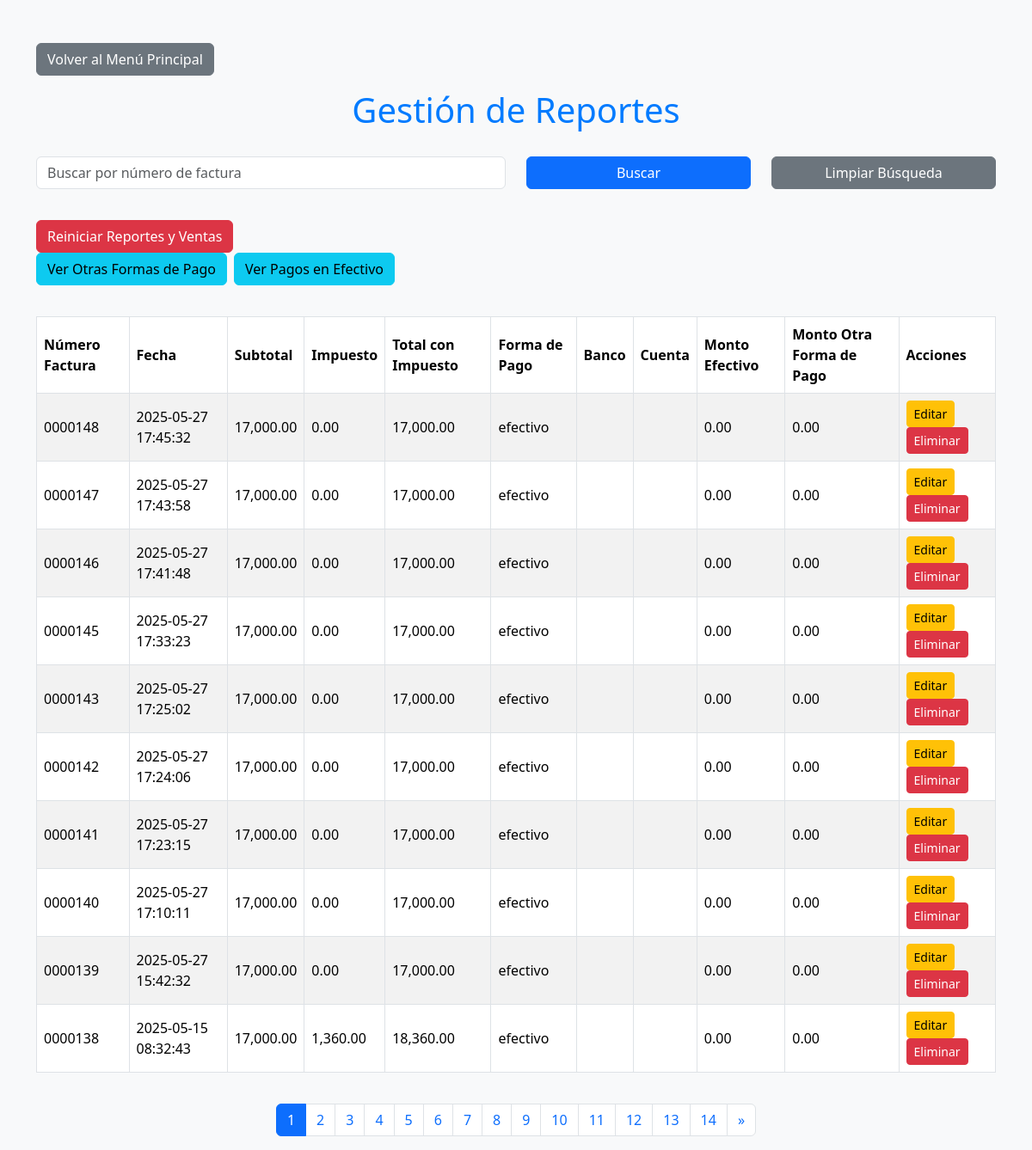
The app's page /reportes.php with its own data.
### tables this page shows
CREATE TABLE `reportes` (
  `id` int(11) NOT NULL AUTO_INCREMENT,
  `venta_id` int(11) NOT NULL,
  `cliente_id` int(11) DEFAULT NULL,
  `numero_factura` varchar(50) NOT NULL,
  `fecha` datetime NOT NULL,
  `total` decimal(10,2) NOT NULL,
  `impuesto` decimal(10,2) NOT NULL,
  `total_con_impuesto` decimal(10,2) NOT NULL,
  `forma_pago_id` int(11) DEFAULT NULL,
  `subtotal` decimal(10,2) NOT NULL,
  `banco` varchar(255) DEFAULT NULL,
  `cuenta` varchar(255) DEFAULT NULL,
  `monto_efectivo` decimal(10,2) DEFAULT 0.00,
  `monto_otra_forma_pago` decimal(10,2) DEFAULT 0.00,
  PRIMARY KEY (`id`),
  UNIQUE KEY `numero_factura` (`numero_factura`),
  KEY `venta_id` (`venta_id`)
);

CREATE TABLE `formas_pago` (
  `id` int(11) NOT NULL AUTO_INCREMENT,
  `tipo` enum('efectivo','transferencia') NOT NULL,
  `banco` varchar(255) DEFAULT NULL,
  `cuenta` varchar(255) DEFAULT NULL,
  PRIMARY KEY (`id`)
);

### reportes.php (the view, shortened to what this page needs)
<?php
$mysqli = new mysqli("localhost", "root", "", "marci");
$registros_por_pagina = 10;
$pagina = isset($_GET['pagina']) ? (int)$_GET['pagina'] : 1;
$offset = ($pagina - 1) * $registros_por_pagina;
$query_total = "SELECT COUNT(*) as total FROM reportes";
$result_total = $mysqli->query($query_total);
$total_registros = $result_total->fetch_assoc()['total'];
$total_paginas = ceil($total_registros / $registros_por_pagina);
$numero_factura_buscar = isset($_GET['numero_factura_buscar']) ? $_GET['numero_factura_buscar'] : '';
$query = "SELECT r.id, r.numero_factura, r.fecha, r.subtotal, r.impuesto, r.total_con_impuesto, f.tipo, f.banco, f.cuenta, r.monto_efectivo, r.monto_otra_forma_pago
          FROM reportes r
          LEFT JOIN formas_pago f ON r.forma_pago_id = f.id
          WHERE r.numero_factura LIKE '%$numero_factura_buscar%'
          ORDER BY r.fecha DESC
          LIMIT $offset, $registros_por_pagina";
$result = $mysqli->query($query);
?>
<!DOCTYPE html>
<html lang="es">
<head>
    <link href="boot/bootstrap.min.css" rel="stylesheet">
</head>
<body>
    <div class="container">
        <a href="index.php" class="btn btn-secondary mb-3">Volver al Menú Principal</a>
        <h1>Gestión de Reportes</h1>
        <form method="GET" class="mb-3">
            <div class="row">
                <div class="col-md-6">
                    <input type="text" name="numero_factura_buscar" class="form-control" placeholder="Buscar por número de factura" value="<?php echo htmlspecialchars($numero_factura_buscar); ?>">
                </div>
                <div class="col-md-3">
                    <button type="submit" class="btn btn-primary w-100">Buscar</button>
                </div>
                <div class="col-md-3">
                    <a href="reportes.php" class="btn btn-secondary w-100">Limpiar Búsqueda</a>
                </div>
            </div>
        </form>
        <form method="POST" onsubmit="return confirm('¿Estás seguro de que deseas eliminar todos los registros de reportes y ventas?');">
            <button type="submit" name="reiniciar" class="btn btn-danger btn-reiniciar">Reiniciar Reportes y Ventas</button>
        </form>
        <div class="d-flex gap-2 mb-3">
            <a href="reportes_otras_formas_pago.php" class="btn btn-info">
                Ver Otras Formas de Pago
            </a>
            <a href="reportes_efectivo.php" class="btn btn-info">
                Ver Pagos en Efectivo
            </a>
        </div>
        <?php if ($result->num_rows > 0) : ?>
            <div class="table-responsive">
                <table class="table table-bordered table-striped">
                    <thead>
                        <tr>
                            <th>Número Factura</th>
                            <th>Fecha</th>
                            <th>Subtotal</th>
                            <th>Impuesto</th>
                            <th>Total con Impuesto</th>
                            <th>Forma de Pago</th>
                            <th>Banco</th>
                            <th>Cuenta</th>
                            <th>Monto Efectivo</th>
                            <th>Monto Otra Forma de Pago</th>
                            <th>Acciones</th>
                        </tr>
                    </thead>
                    <tbody>
                        <?php while ($row = $result->fetch_assoc()) : ?>
                            <tr>
                                <td><?php echo $row['numero_factura']; ?></td>
                                <td><?php echo $row['fecha']; ?></td>
                                <td><?php echo number_format($row['subtotal'], 2); ?></td>
                                <td><?php echo number_format($row['impuesto'], 2); ?></td>
                                <td><?php echo number_format($row['total_con_impuesto'], 2); ?></td>
                                <td><?php echo $row['tipo']; ?></td>
                                <td><?php echo $row['banco']; ?></td>
                                <td><?php echo $row['cuenta']; ?></td>
                                <td><?php echo number_format($row['monto_efectivo'], 2); ?></td>
                                <td><?php echo number_format($row['monto_otra_forma_pago'], 2); ?></td>
                                <td>
                                    <a href="?editar=<?php echo $row['id']; ?>" class="btn btn-warning btn-sm">Editar</a>
                                    <a href="?eliminar=<?php echo $row['id']; ?>" class="btn btn-danger btn-sm" onclick="return confirm('¿Estás seguro de eliminar este reporte?')">Eliminar</a>
                                </td>
                            </tr>
                        <?php endwhile; ?>
                    </tbody>
                </table>
            </div>
            <nav aria-label="Paginación">
                <ul class="pagination">
                    <?php for ($i = 1; $i <= $total_paginas; $i++): ?>
                        <li class="page-item <?= ($pagina == $i) ? 'active' : ''; ?>">
                            <a class="page-link" href="?pagina=<?= $i; ?>&numero_factura_buscar=<?= $numero_factura_buscar; ?>"><?= $i; ?></a>
                        </li>
                    <?php endfor; ?>
                    <?php if ($pagina < $total_paginas): ?>
                        <li class="page-item">
                            <a class="page-link" href="?pagina=<?= $pagina + 1; ?>&numero_factura_buscar=<?= $numero_factura_buscar; ?>" aria-label="Siguiente">
                                <span aria-hidden="true">»</span>
                            </a>
                        </li>
                    <?php endif; ?>
                </ul>
            </nav>
        <?php else : ?>
            <div class="alert alert-info" role="alert">
                No hay registros en la tabla `reportes`.
            </div>
        <?php endif; ?>
    </div>
</body>
</html>

### reportes.php (style rules this page uses)
body { background-color: #f8f9fa; }
.container { margin-top: 50px; }
.table { margin-top: 20px; }
.table thead { background-color: #007bff; color: white; }
.table th, .table td { vertical-align: middle; }
h1 { color: #007bff; text-align: center; margin-bottom: 30px; }
.btn-reiniciar { margin-top: 20px; }
.pagination { justify-content: center; margin-top: 20px; }

### records on screen
reportes: numero_factura "0000148", fecha "2025-05-27 17:45:32", subtotal "17,000.00", impuesto "0.00", total_con_impuesto "17,000.00", formas_pago.tipo "efectivo", monto_efectivo "0.00", monto_otra_forma_pago "0.00"
reportes: numero_factura "0000147", fecha "2025-05-27 17:43:58", subtotal "17,000.00", impuesto "0.00", total_con_impuesto "17,000.00", formas_pago.tipo "efectivo", monto_efectivo "0.00", monto_otra_forma_pago "0.00"
reportes: numero_factura "0000146", fecha "2025-05-27 17:41:48", subtotal "17,000.00", impuesto "0.00", total_con_impuesto "17,000.00", formas_pago.tipo "efectivo", monto_efectivo "0.00", monto_otra_forma_pago "0.00"
reportes: numero_factura "0000145", fecha "2025-05-27 17:33:23", subtotal "17,000.00", impuesto "0.00", total_con_impuesto "17,000.00", formas_pago.tipo "efectivo", monto_efectivo "0.00", monto_otra_forma_pago "0.00"
reportes: numero_factura "0000143", fecha "2025-05-27 17:25:02", subtotal "17,000.00", impuesto "0.00", total_con_impuesto "17,000.00", formas_pago.tipo "efectivo", monto_efectivo "0.00", monto_otra_forma_pago "0.00"
reportes: numero_factura "0000142", fecha "2025-05-27 17:24:06", subtotal "17,000.00", impuesto "0.00", total_con_impuesto "17,000.00", formas_pago.tipo "efectivo", monto_efectivo "0.00", monto_otra_forma_pago "0.00"
reportes: numero_factura "0000141", fecha "2025-05-27 17:23:15", subtotal "17,000.00", impuesto "0.00", total_con_impuesto "17,000.00", formas_pago.tipo "efectivo", monto_efectivo "0.00", monto_otra_forma_pago "0.00"
reportes: numero_factura "0000140", fecha "2025-05-27 17:10:11", subtotal "17,000.00", impuesto "0.00", total_con_impuesto "17,000.00", formas_pago.tipo "efectivo", monto_efectivo "0.00", monto_otra_forma_pago "0.00"
reportes: numero_factura "0000139", fecha "2025-05-27 15:42:32", subtotal "17,000.00", impuesto "0.00", total_con_impuesto "17,000.00", formas_pago.tipo "efectivo", monto_efectivo "0.00", monto_otra_forma_pago "0.00"
reportes: numero_factura "0000138", fecha "2025-05-15 08:32:43", subtotal "17,000.00", impuesto "1,360.00", total_con_impuesto "18,360.00", formas_pago.tipo "efectivo", monto_efectivo "0.00", monto_otra_forma_pago "0.00"
